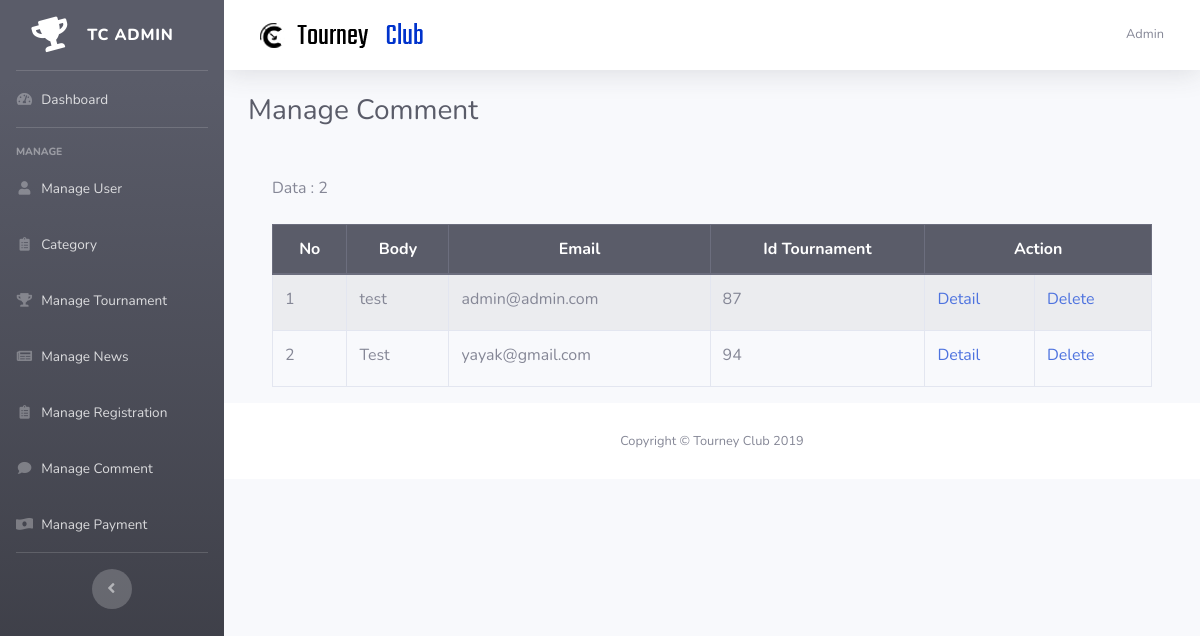
/admin/index.php?page=manage_comment (signed in), run on the app's committed database.
### tables this page shows
CREATE TABLE `tb_user` (
  `id_user` int(11) NOT NULL,
  `email` varchar(128) NOT NULL,
  `username` varchar(255) NOT NULL,
  `password` varchar(255) NOT NULL,
  `level` varchar(50) NOT NULL,
  `about` text NOT NULL,
  `date_birth` varchar(128) NOT NULL,
  `image` text NOT NULL,
  `date_created` datetime NOT NULL DEFAULT current_timestamp()
);

CREATE TABLE `tb_comment` (
  `id_comment` int(11) NOT NULL,
  `body` text NOT NULL,
  `email` varchar(100) NOT NULL,
  `id_tournament` int(11) NOT NULL
);

### admin/manage_comment.php (the view)
          <h1 class="h3 mb-4 text-gray-800">Manage Comment</h1>
              <div>
	<div class="container">
		<table class="table table-striped table-bordered">
			<thead class="thead-dark">
			<tr style="text-align: center;">
				<th>No</th>
				<th>Body</th>
				<th>Email</th>
				<th>Id Tournament</th>
				<th colspan="3">Action</th>
			</tr>
			</thead>
			<tbody>
	<?php
include "koneksi.php";
$query="SELECT * FROM tb_comment ORDER BY id_comment DESC";
$hasil=mysqli_query($koneksi,$query);
$no=1;
$jum=mysqli_num_rows($hasil);
echo "<br>Data : ".$jum."<br><br>";
while ($data=mysqli_fetch_array($hasil)) {
?>
	<tr>
		<td><?php echo $no++;?></td>
		<td><span class="d-inline-block text-truncate" style="max-width: 100px; max-height: 25px;"><?php echo $data['body'];?></span></td>
		<td><span class="d-inline-block text-truncate"><?php echo $data['email'];?></span></td>
		<td><span class="d-inline-block text-truncate" style="max-width: 100px;"><?php echo $data['id_tournament'];?></span></td>
		<td><a href="?page=detail_comment&id_comment=<?php echo $data['id_comment'];?>">Detail</a></td>
		<td><a href="?page=delete_comment&id_comment=<?php echo $data['id_comment'];?>" onclick="return confirm('Are you sure?')">Delete</a></td>
	</tr>
	<?php
}
?>
</tbody>
</table>
</div>

### admin/index.php (shortened to what this page needs)
<?php
  include "koneksi.php";
  @$session = $_SESSION['email'];
  $query_user = "SELECT * FROM tb_user WHERE email='$session'";
  $hasil_user = mysqli_query($koneksi, $query_user);
  $data_user = mysqli_fetch_array($hasil_user);
?>
<!DOCTYPE html>
<html lang="en">
<head>
  <link href="vendor/fontawesome-free/css/all.min.css" rel="stylesheet" type="text/css">
  <link href="css/sb-admin-2.min.css" rel="stylesheet">
</head>
<body id="page-top">
  <div id="wrapper">
    <ul class="navbar-nav bg-gradient-dark sidebar sidebar-dark accordion" id="accordionSidebar">
      <a class="sidebar-brand d-flex align-items-center justify-content-center" href="index.php?page=dashboard">
        <div class="sidebar-brand-icon rotate-n-15">
          <i class="fas fa-trophy"></i>
        </div>
        <div class="sidebar-brand-text mx-3">TC Admin</div>
      </a>
      <hr class="sidebar-divider my-0">
      <li class="nav-item">
        <a class="nav-link" href="?page=dashboard">
          <i class="fas fa-fw fa-tachometer-alt"></i>
          <span>Dashboard</span></a>
      </li>
      <hr class="sidebar-divider">
      <div class="sidebar-heading">
        Manage
      </div>
      <li class="nav-item">
        <a class="nav-link" href="?page=manage_user">
          <i class="fas fa-fw fa-user"></i>
          <span>Manage User</span></a>
      </li>
      <li class="nav-item">
        <a class="nav-link" href="?page=category">
          <i class="fas fa-fw fa-clipboard-list"></i>
          <span>Category</span></a>
      </li>
      <li class="nav-item">
        <a class="nav-link" href="?page=manage_tournament">
          <i class="fas fa-fw fa-trophy"></i>
          <span>Manage Tournament</span></a>
      </li>
      <li class="nav-item">
        <a class="nav-link" href="?page=manage_news">
          <i class="fas fa-fw fa-newspaper"></i>
          <span>Manage News</span></a>
      </li>
      <li class="nav-item">
        <a class="nav-link" href="?page=manage_registration">
          <i class="fas fa-fw fa-clipboard-list"></i>
          <span>Manage Registration</span></a>
      </li>
      <li class="nav-item">
        <a class="nav-link" href="?page=manage_comment">
          <i class="fas fa-fw fa-comment"></i>
          <span>Manage Comment</span></a>
      </li>
      <li class="nav-item">
        <a class="nav-link" href="?page=manage_payment">
          <i class="fas fa-fw fa-money-bill-wave-alt"></i>
          <span>Manage Payment</span></a>
      </li>
      <hr class="sidebar-divider d-none d-md-block">
      <div class="text-center d-none d-md-inline">
        <button class="rounded-circle border-0" id="sidebarToggle"></button>
      </div>
    </ul>
    <div id="content-wrapper" class="d-flex flex-column">
      <div id="content">
        <nav class="navbar navbar-expand navbar-light bg-white topbar mb-4 static-top shadow">
          <form class="d-none d-sm-inline-block form-inline mr-auto ml-md-3 my-2 my-md-0 mw-100 navbar-search">
            <div class="input-group">
              <img src="../img/logo-admin.png">
            </div>
          </form>
          <ul class="navbar-nav ml-auto">
            <li class="nav-item dropdown no-arrow">
              <a class="nav-link dropdown-toggle" href="#" id="userDropdown" role="button" data-toggle="dropdown" aria-haspopup="true" aria-expanded="false">
                <span class="mr-2 d-none d-lg-inline text-gray-600 small"><?= $data_user['username'] ?></span>
              </a>
            </li>
          </ul>
        </nav>
        <div class="container-fluid">
          <div>
    <?php
    if (isset($_GET['page'])) {
      $page = $_GET['page'];
      switch ($page) {
        case 'manage_comment':
          include "manage_comment.php";
          break;
      }
    }
    else {
      include "dashboard.php";
    }
    ?>
  </div>
        </div>
      </div>
      <footer class="sticky-footer bg-white">
        <div class="container my-auto">
          <div class="copyright text-center my-auto">
            <span>Copyright &copy; Tourney Club 2019</span>
          </div>
        </div>
      </footer>
    </div>
  </div>
</body>
</html>

### data on the page
tb_user: username "Admin"
tb_comment: body "test", email "admin@admin.com", id_tournament "87"
tb_comment: body "Test", email "yayak@gmail.com", id_tournament "94"
